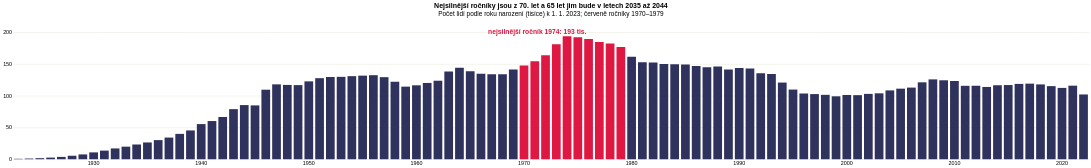

Write a Vega-Lite specification for this figure.
### Vega-Lite specification from a JSON file in a GitHub repository (floating-point values rounded to 4 significant figures)
{"$schema": "https://vega.github.io/schema/vega-lite/v5.json", "title": {"text": "Nejsilnější ročníky jsou z 70. let a 65 let jim bude v letech 2035 až 2044", "subtitle": "Počet lidí podle roku narození (tisíce) k 1. 1. 2023; červeně ročníky 1970–1979"}, "_source": "[Projekce obyvatelstva ČR 2023–2100, tabulka 1, ČSÚ](https://csu.gov.cz/produkty/projekce-obyvatelstva-ceske-republiky-2023-2100) · vlastní výpočet\nRok narození je odvozen z věku k 1. 1. 2023; lidé starší 99 let nejsou zahrnuti.", "height": 260, "data": {"values": [{"rocnik": 1923, "tis": 0.7, "skupina": "ostatní", "hlavicka": "Ročník 1923", "Lidí v lednu 2023": "1 tis.", "Dosáhne 65 let": "v roce 1988"}, {"rocnik": 1924, "tis": 1.1, "skupina": "ostatní", "hlavicka": "Ročník 1924", "Lidí v lednu 2023": "1 tis.", "Dosáhne 65 let": "v roce 1989"}, {"rocnik": 1925, "tis": 1.7, "skupina": "ostatní", "hlavicka": "Ročník 1925", "Lidí v lednu 2023": "2 tis.", "Dosáhne 65 let": "v roce 1990"}, {"rocnik": 1926, "tis": 2.6, "skupina": "ostatní", "hlavicka": "Ročník 1926", "Lidí v lednu 2023": "3 tis.", "Dosáhne 65 let": "v roce 1991"}, {"rocnik": 1927, "tis": 3.7, "skupina": "ostatní", "hlavicka": "Ročník 1927", "Lidí v lednu 2023": "4 tis.", "Dosáhne 65 let": "v roce 1992"}, {"rocnik": 1928, "tis": 5.5, "skupina": "ostatní", "hlavicka": "Ročník 1928", "Lidí v lednu 2023": "6 tis.", "Dosáhne 65 let": "v roce 1993"}, {"rocnik": 1929, "tis": 7.6, "skupina": "ostatní", "hlavicka": "Ročník 1929", "Lidí v lednu 2023": "8 tis.", "Dosáhne 65 let": "v roce 1994"}, {"rocnik": 1930, "tis": 10.8, "skupina": "ostatní", "hlavicka": "Ročník 1930", "Lidí v lednu 2023": "11 tis.", "Dosáhne 65 let": "v roce 1995"}, {"rocnik": 1931, "tis": 13.6, "skupina": "ostatní", "hlavicka": "Ročník 1931", "Lidí v lednu 2023": "14 tis.", "Dosáhne 65 let": "v roce 1996"}, {"rocnik": 1932, "tis": 17.0, "skupina": "ostatní", "hlavicka": "Ročník 1932", "Lidí v lednu 2023": "17 tis.", "Dosáhne 65 let": "v roce 1997"}, {"rocnik": 1933, "tis": 19.8, "skupina": "ostatní", "hlavicka": "Ročník 1933", "Lidí v lednu 2023": "20 tis.", "Dosáhne 65 let": "v roce 1998"}, {"rocnik": 1934, "tis": 23.2, "skupina": "ostatní", "hlavicka": "Ročník 1934", "Lidí v lednu 2023": "23 tis.", "Dosáhne 65 let": "v roce 1999"}, {"rocnik": 1935, "tis": 26.4, "skupina": "ostatní", "hlavicka": "Ročník 1935", "Lidí v lednu 2023": "26 tis.", "Dosáhne 65 let": "v roce 2000"}, {"rocnik": 1936, "tis": 30.1, "skupina": "ostatní", "hlavicka": "Ročník 1936", "Lidí v lednu 2023": "30 tis.", "Dosáhne 65 let": "v roce 2001"}, {"rocnik": 1937, "tis": 34.1, "skupina": "ostatní", "hlavicka": "Ročník 1937", "Lidí v lednu 2023": "34 tis.", "Dosáhne 65 let": "v roce 2002"}, {"rocnik": 1938, "tis": 39.9, "skupina": "ostatní", "hlavicka": "Ročník 1938", "Lidí v lednu 2023": "40 tis.", "Dosáhne 65 let": "v roce 2003"}, {"rocnik": 1939, "tis": 45.3, "skupina": "ostatní", "hlavicka": "Ročník 1939", "Lidí v lednu 2023": "45 tis.", "Dosáhne 65 let": "v roce 2004"}, {"rocnik": 1940, "tis": 55.3, "skupina": "ostatní", "hlavicka": "Ročník 1940", "Lidí v lednu 2023": "55 tis.", "Dosáhne 65 let": "v roce 2005"}, {"rocnik": 1941, "tis": 60.1, "skupina": "ostatní", "hlavicka": "Ročník 1941", "Lidí v lednu 2023": "60 tis.", "Dosáhne 65 let": "v roce 2006"}, {"rocnik": 1942, "tis": 66.5, "skupina": "ostatní", "hlavicka": "Ročník 1942", "Lidí v lednu 2023": "66 tis.", "Dosáhne 65 let": "v roce 2007"}, {"rocnik": 1943, "tis": 78.8, "skupina": "ostatní", "hlavicka": "Ročník 1943", "Lidí v lednu 2023": "79 tis.", "Dosáhne 65 let": "v roce 2008"}, {"rocnik": 1944, "tis": 85.2, "skupina": "ostatní", "hlavicka": "Ročník 1944", "Lidí v lednu 2023": "85 tis.", "Dosáhne 65 let": "v roce 2009"}, {"rocnik": 1945, "tis": 84.7, "skupina": "ostatní", "hlavicka": "Ročník 1945", "Lidí v lednu 2023": "85 tis.", "Dosáhne 65 let": "v roce 2010"}, {"rocnik": 1946, "tis": 109.4, "skupina": "ostatní", "hlavicka": "Ročník 1946", "Lidí v lednu 2023": "109 tis.", "Dosáhne 65 let": "v roce 2011"}, {"rocnik": 1947, "tis": 117.8, "skupina": "ostatní", "hlavicka": "Ročník 1947", "Lidí v lednu 2023": "118 tis.", "Dosáhne 65 let": "v roce 2012"}, {"rocnik": 1948, "tis": 116.9, "skupina": "ostatní", "hlavicka": "Ročník 1948", "Lidí v lednu 2023": "117 tis.", "Dosáhne 65 let": "v roce 2013"}, {"rocnik": 1949, "tis": 116.6, "skupina": "ostatní", "hlavicka": "Ročník 1949", "Lidí v lednu 2023": "117 tis.", "Dosáhne 65 let": "v roce 2014"}, {"rocnik": 1950, "tis": 122.5, "skupina": "ostatní", "hlavicka": "Ročník 1950", "Lidí v lednu 2023": "122 tis.", "Dosáhne 65 let": "v roce 2015"}, {"rocnik": 1951, "tis": 127.5, "skupina": "ostatní", "hlavicka": "Ročník 1951", "Lidí v lednu 2023": "127 tis.", "Dosáhne 65 let": "v roce 2016"}, {"rocnik": 1952, "tis": 129.4, "skupina": "ostatní", "hlavicka": "Ročník 1952", "Lidí v lednu 2023": "129 tis.", "Dosáhne 65 let": "v roce 2017"}, {"rocnik": 1953, "tis": 129.6, "skupina": "ostatní", "hlavicka": "Ročník 1953", "Lidí v lednu 2023": "130 tis.", "Dosáhne 65 let": "v roce 2018"}, {"rocnik": 1954, "tis": 130.7, "skupina": "ostatní", "hlavicka": "Ročník 1954", "Lidí v lednu 2023": "131 tis.", "Dosáhne 65 let": "v roce 2019"}, {"rocnik": 1955, "tis": 131.5, "skupina": "ostatní", "hlavicka": "Ročník 1955", "Lidí v lednu 2023": "132 tis.", "Dosáhne 65 let": "v roce 2020"}, {"rocnik": 1956, "tis": 132.2, "skupina": "ostatní", "hlavicka": "Ročník 1956", "Lidí v lednu 2023": "132 tis.", "Dosáhne 65 let": "v roce 2021"}, {"rocnik": 1957, "tis": 129.1, "skupina": "ostatní", "hlavicka": "Ročník 1957", "Lidí v lednu 2023": "129 tis.", "Dosáhne 65 let": "v roce 2022"}, {"rocnik": 1958, "tis": 121.9, "skupina": "ostatní", "hlavicka": "Ročník 1958", "Lidí v lednu 2023": "122 tis.", "Dosáhne 65 let": "v roce 2023"}, {"rocnik": 1959, "tis": 114.2, "skupina": "ostatní", "hlavicka": "Ročník 1959", "Lidí v lednu 2023": "114 tis.", "Dosáhne 65 let": "v roce 2024"}, {"rocnik": 1960, "tis": 116.3, "skupina": "ostatní", "hlavicka": "Ročník 1960", "Lidí v lednu 2023": "116 tis.", "Dosáhne 65 let": "v roce 2025"}, {"rocnik": 1961, "tis": 120.0, "skupina": "ostatní", "hlavicka": "Ročník 1961", "Lidí v lednu 2023": "120 tis.", "Dosáhne 65 let": "v roce 2026"}, {"rocnik": 1962, "tis": 123.5, "skupina": "ostatní", "hlavicka": "Ročník 1962", "Lidí v lednu 2023": "124 tis.", "Dosáhne 65 let": "v roce 2027"}, {"rocnik": 1963, "tis": 138.0, "skupina": "ostatní", "hlavicka": "Ročník 1963", "Lidí v lednu 2023": "138 tis.", "Dosáhne 65 let": "v roce 2028"}, {"rocnik": 1964, "tis": 143.8, "skupina": "ostatní", "hlavicka": "Ročník 1964", "Lidí v lednu 2023": "144 tis.", "Dosáhne 65 let": "v roce 2029"}, {"rocnik": 1965, "tis": 138.5, "skupina": "ostatní", "hlavicka": "Ročník 1965", "Lidí v lednu 2023": "138 tis.", "Dosáhne 65 let": "v roce 2030"}, {"rocnik": 1966, "tis": 134.4, "skupina": "ostatní", "hlavicka": "Ročník 1966", "Lidí v lednu 2023": "134 tis.", "Dosáhne 65 let": "v roce 2031"}, {"rocnik": 1967, "tis": 133.5, "skupina": "ostatní", "hlavicka": "Ročník 1967", "Lidí v lednu 2023": "133 tis.", "Dosáhne 65 let": "v roce 2032"}, {"rocnik": 1968, "tis": 133.7, "skupina": "ostatní", "hlavicka": "Ročník 1968", "Lidí v lednu 2023": "134 tis.", "Dosáhne 65 let": "v roce 2033"}, {"rocnik": 1969, "tis": 141.3, "skupina": "ostatní", "hlavicka": "Ročník 1969", "Lidí v lednu 2023": "141 tis.", "Dosáhne 65 let": "v roce 2034"}, {"rocnik": 1970, "tis": 147.5, "skupina": "70. léta", "hlavicka": "Ročník 1970", "Lidí v lednu 2023": "147 tis.", "Dosáhne 65 let": "v roce 2035"}, {"rocnik": 1971, "tis": 154.3, "skupina": "70. léta", "hlavicka": "Ročník 1971", "Lidí v lednu 2023": "154 tis.", "Dosáhne 65 let": "v roce 2036"}, {"rocnik": 1972, "tis": 163.6, "skupina": "70. léta", "hlavicka": "Ročník 1972", "Lidí v lednu 2023": "164 tis.", "Dosáhne 65 let": "v roce 2037"}, {"rocnik": 1973, "tis": 181.0, "skupina": "70. léta", "hlavicka": "Ročník 1973", "Lidí v lednu 2023": "181 tis.", "Dosáhne 65 let": "v roce 2038"}, {"rocnik": 1974, "tis": 193.4, "skupina": "70. léta", "hlavicka": "Ročník 1974", "Lidí v lednu 2023": "193 tis.", "Dosáhne 65 let": "v roce 2039"}, {"rocnik": 1975, "tis": 191.9, "skupina": "70. léta", "hlavicka": "Ročník 1975", "Lidí v lednu 2023": "192 tis.", "Dosáhne 65 let": "v roce 2040"}, {"rocnik": 1976, "tis": 189.0, "skupina": "70. léta", "hlavicka": "Ročník 1976", "Lidí v lednu 2023": "189 tis.", "Dosáhne 65 let": "v roce 2041"}, {"rocnik": 1977, "tis": 184.4, "skupina": "70. léta", "hlavicka": "Ročník 1977", "Lidí v lednu 2023": "184 tis.", "Dosáhne 65 let": "v roce 2042"}, {"rocnik": 1978, "tis": 182.0, "skupina": "70. léta", "hlavicka": "Ročník 1978", "Lidí v lednu 2023": "182 tis.", "Dosáhne 65 let": "v roce 2043"}, {"rocnik": 1979, "tis": 176.6, "skupina": "70. léta", "hlavicka": "Ročník 1979", "Lidí v lednu 2023": "177 tis.", "Dosáhne 65 let": "v roce 2044"}, {"rocnik": 1980, "tis": 161.1, "skupina": "ostatní", "hlavicka": "Ročník 1980", "Lidí v lednu 2023": "161 tis.", "Dosáhne 65 let": "v roce 2045"}, {"rocnik": 1981, "tis": 152.7, "skupina": "ostatní", "hlavicka": "Ročník 1981", "Lidí v lednu 2023": "153 tis.", "Dosáhne 65 let": "v roce 2046"}, {"rocnik": 1982, "tis": 152.1, "skupina": "ostatní", "hlavicka": "Ročník 1982", "Lidí v lednu 2023": "152 tis.", "Dosáhne 65 let": "v roce 2047"}, {"rocnik": 1983, "tis": 149.9, "skupina": "ostatní", "hlavicka": "Ročník 1983", "Lidí v lednu 2023": "150 tis.", "Dosáhne 65 let": "v roce 2048"}, {"rocnik": 1984, "tis": 149.5, "skupina": "ostatní", "hlavicka": "Ročník 1984", "Lidí v lednu 2023": "149 tis.", "Dosáhne 65 let": "v roce 2049"}, {"rocnik": 1985, "tis": 149.0, "skupina": "ostatní", "hlavicka": "Ročník 1985", "Lidí v lednu 2023": "149 tis.", "Dosáhne 65 let": "v roce 2050"}, {"rocnik": 1986, "tis": 146.6, "skupina": "ostatní", "hlavicka": "Ročník 1986", "Lidí v lednu 2023": "147 tis.", "Dosáhne 65 let": "v roce 2051"}, {"rocnik": 1987, "tis": 144.5, "skupina": "ostatní", "hlavicka": "Ročník 1987", "Lidí v lednu 2023": "144 tis.", "Dosáhne 65 let": "v roce 2052"}, {"rocnik": 1988, "tis": 146.0, "skupina": "ostatní", "hlavicka": "Ročník 1988", "Lidí v lednu 2023": "146 tis.", "Dosáhne 65 let": "v roce 2053"}, {"rocnik": 1989, "tis": 141.3, "skupina": "ostatní", "hlavicka": "Ročník 1989", "Lidí v lednu 2023": "141 tis.", "Dosáhne 65 let": "v roce 2054"}, {"rocnik": 1990, "tis": 143.4, "skupina": "ostatní", "hlavicka": "Ročník 1990", "Lidí v lednu 2023": "143 tis.", "Dosáhne 65 let": "v roce 2055"}, {"rocnik": 1991, "tis": 142.8, "skupina": "ostatní", "hlavicka": "Ročník 1991", "Lidí v lednu 2023": "143 tis.", "Dosáhne 65 let": "v roce 2056"}, {"rocnik": 1992, "tis": 135.3, "skupina": "ostatní", "hlavicka": "Ročník 1992", "Lidí v lednu 2023": "135 tis.", "Dosáhne 65 let": "v roce 2057"}, {"rocnik": 1993, "tis": 134.2, "skupina": "ostatní", "hlavicka": "Ročník 1993", "Lidí v lednu 2023": "134 tis.", "Dosáhne 65 let": "v roce 2058"}, {"rocnik": 1994, "tis": 120.6, "skupina": "ostatní", "hlavicka": "Ročník 1994", "Lidí v lednu 2023": "121 tis.", "Dosáhne 65 let": "v roce 2059"}, {"rocnik": 1995, "tis": 109.6, "skupina": "ostatní", "hlavicka": "Ročník 1995", "Lidí v lednu 2023": "110 tis.", "Dosáhne 65 let": "v roce 2060"}, {"rocnik": 1996, "tis": 103.4, "skupina": "ostatní", "hlavicka": "Ročník 1996", "Lidí v lednu 2023": "103 tis.", "Dosáhne 65 let": "v roce 2061"}, {"rocnik": 1997, "tis": 102.5, "skupina": "ostatní", "hlavicka": "Ročník 1997", "Lidí v lednu 2023": "103 tis.", "Dosáhne 65 let": "v roce 2062"}, {"rocnik": 1998, "tis": 101.3, "skupina": "ostatní", "hlavicka": "Ročník 1998", "Lidí v lednu 2023": "101 tis.", "Dosáhne 65 let": "v roce 2063"}, {"rocnik": 1999, "tis": 99.0, "skupina": "ostatní", "hlavicka": "Ročník 1999", "Lidí v lednu 2023": "99 tis.", "Dosáhne 65 let": "v roce 2064"}, {"rocnik": 2000, "tis": 101.1, "skupina": "ostatní", "hlavicka": "Ročník 2000", "Lidí v lednu 2023": "101 tis.", "Dosáhne 65 let": "v roce 2065"}, {"rocnik": 2001, "tis": 100.8, "skupina": "ostatní", "hlavicka": "Ročník 2001", "Lidí v lednu 2023": "101 tis.", "Dosáhne 65 let": "v roce 2066"}, {"rocnik": 2002, "tis": 102.8, "skupina": "ostatní", "hlavicka": "Ročník 2002", "Lidí v lednu 2023": "103 tis.", "Dosáhne 65 let": "v roce 2067"}, {"rocnik": 2003, "tis": 103.7, "skupina": "ostatní", "hlavicka": "Ročník 2003", "Lidí v lednu 2023": "104 tis.", "Dosáhne 65 let": "v roce 2068"}, {"rocnik": 2004, "tis": 108.3, "skupina": "ostatní", "hlavicka": "Ročník 2004", "Lidí v lednu 2023": "108 tis.", "Dosáhne 65 let": "v roce 2069"}, {"rocnik": 2005, "tis": 111.0, "skupina": "ostatní", "hlavicka": "Ročník 2005", "Lidí v lednu 2023": "111 tis.", "Dosáhne 65 let": "v roce 2070"}, {"rocnik": 2006, "tis": 112.7, "skupina": "ostatní", "hlavicka": "Ročník 2006", "Lidí v lednu 2023": "113 tis.", "Dosáhne 65 let": "v roce 2071"}, {"rocnik": 2007, "tis": 121.0, "skupina": "ostatní", "hlavicka": "Ročník 2007", "Lidí v lednu 2023": "121 tis.", "Dosáhne 65 let": "v roce 2072"}, {"rocnik": 2008, "tis": 125.6, "skupina": "ostatní", "hlavicka": "Ročník 2008", "Lidí v lednu 2023": "126 tis.", "Dosáhne 65 let": "v roce 2073"}, {"rocnik": 2009, "tis": 124.2, "skupina": "ostatní", "hlavicka": "Ročník 2009", "Lidí v lednu 2023": "124 tis.", "Dosáhne 65 let": "v roce 2074"}, {"rocnik": 2010, "tis": 123.1, "skupina": "ostatní", "hlavicka": "Ročník 2010", "Lidí v lednu 2023": "123 tis.", "Dosáhne 65 let": "v roce 2075"}, {"rocnik": 2011, "tis": 115.5, "skupina": "ostatní", "hlavicka": "Ročník 2011", "Lidí v lednu 2023": "115 tis.", "Dosáhne 65 let": "v roce 2076"}, {"rocnik": 2012, "tis": 115.6, "skupina": "ostatní", "hlavicka": "Ročník 2012", "Lidí v lednu 2023": "116 tis.", "Dosáhne 65 let": "v roce 2077"}, {"rocnik": 2013, "tis": 113.7, "skupina": "ostatní", "hlavicka": "Ročník 2013", "Lidí v lednu 2023": "114 tis.", "Dosáhne 65 let": "v roce 2078"}, {"rocnik": 2014, "tis": 116.4, "skupina": "ostatní", "hlavicka": "Ročník 2014", "Lidí v lednu 2023": "116 tis.", "Dosáhne 65 let": "v roce 2079"}, {"rocnik": 2015, "tis": 116.7, "skupina": "ostatní", "hlavicka": "Ročník 2015", "Lidí v lednu 2023": "117 tis.", "Dosáhne 65 let": "v roce 2080"}, {"rocnik": 2016, "tis": 118.5, "skupina": "ostatní", "hlavicka": "Ročník 2016", "Lidí v lednu 2023": "119 tis.", "Dosáhne 65 let": "v roce 2081"}, {"rocnik": 2017, "tis": 118.9, "skupina": "ostatní", "hlavicka": "Ročník 2017", "Lidí v lednu 2023": "119 tis.", "Dosáhne 65 let": "v roce 2082"}, {"rocnik": 2018, "tis": 117.7, "skupina": "ostatní", "hlavicka": "Ročník 2018", "Lidí v lednu 2023": "118 tis.", "Dosáhne 65 let": "v roce 2083"}, {"rocnik": 2019, "tis": 115.0, "skupina": "ostatní", "hlavicka": "Ročník 2019", "Lidí v lednu 2023": "115 tis.", "Dosáhne 65 let": "v roce 2084"}, {"rocnik": 2020, "tis": 112.2, "skupina": "ostatní", "hlavicka": "Ročník 2020", "Lidí v lednu 2023": "112 tis.", "Dosáhne 65 let": "v roce 2085"}, {"rocnik": 2021, "tis": 115.7, "skupina": "ostatní", "hlavicka": "Ročník 2021", "Lidí v lednu 2023": "116 tis.", "Dosáhne 65 let": "v roce 2086"}, {"rocnik": 2022, "tis": 101.9, "skupina": "ostatní", "hlavicka": "Ročník 2022", "Lidí v lednu 2023": "102 tis.", "Dosáhne 65 let": "v roce 2087"}]}, "layer": [{"mark": {"type": "bar", "width": {"band": 0.9}}, "encoding": {"x": {"field": "rocnik", "type": "ordinal", "title": null, "sort": [1923, 1924, 1925, 1926, 1927, 1928, 1929, 1930, 1931, 1932, 1933, 1934, 1935, 1936, 1937, 1938, 1939, 1940, 1941, 1942, 1943, 1944, 1945, 1946, 1947, 1948, 1949, 1950, 1951, 1952, 1953, 1954, 1955, 1956, 1957, 1958, 1959, 1960, 1961, 1962, 1963, 1964, 1965, 1966, 1967, 1968, 1969, 1970, 1971, 1972, 1973, 1974, 1975, 1976, 1977, 1978, 1979, 1980, 1981, 1982, 1983, 1984, 1985, 1986, 1987, 1988, 1989, 1990, 1991, 1992, 1993, 1994, 1995, 1996, 1997, 1998, 1999, 2000, 2001, 2002, 2003, 2004, 2005, 2006, 2007, 2008, 2009, 2010, 2011, 2012, 2013, 2014, 2015, 2016, 2017, 2018, 2019, 2020, 2021, 2022], "axis": {"values": [1930, 1940, 1950, 1960, 1970, 1980, 1990, 2000, 2010, 2020], "labelAngle": 0, "grid": false, "domain": false, "ticks": false}}, "y": {"field": "tis", "type": "quantitative", "title": null, "scale": {"domain": [0, 215]}, "axis": {"values": [0, 50, 100, 150, 200], "grid": true, "gridColor": "#e8e8dc", "domain": false, "ticks": false}}, "color": {"field": "skupina", "type": "nominal", "scale": {"domain": ["70. léta", "ostatní"], "range": ["#de1743", "#2f325c"]}, "legend": null}}}, {"data": {"values": [{"rocnik": 1974, "tis": 193.4, "skupina": "70. léta", "hlavicka": "Ročník 1974", "Lidí v lednu 2023": "193 tis.", "Dosáhne 65 let": "v roce 2039", "t": "nejsilnější ročník 1974: 193 tis."}]}, "mark": {"type": "text", "dy": -9, "fontSize": 12.5, "fontWeight": "bold", "color": "#de1743", "align": "right", "dx": 36}, "encoding": {"x": {"field": "rocnik", "type": "ordinal", "title": null, "sort": [1923, 1924, 1925, 1926, 1927, 1928, 1929, 1930, 1931, 1932, 1933, 1934, 1935, 1936, 1937, 1938, 1939, 1940, 1941, 1942, 1943, 1944, 1945, 1946, 1947, 1948, 1949, 1950, 1951, 1952, 1953, 1954, 1955, 1956, 1957, 1958, 1959, 1960, 1961, 1962, 1963, 1964, 1965, 1966, 1967, 1968, 1969, 1970, 1971, 1972, 1973, 1974, 1975, 1976, 1977, 1978, 1979, 1980, 1981, 1982, 1983, 1984, 1985, 1986, 1987, 1988, 1989, 1990, 1991, 1992, 1993, 1994, 1995, 1996, 1997, 1998, 1999, 2000, 2001, 2002, 2003, 2004, 2005, 2006, 2007, 2008, 2009, 2010, 2011, 2012, 2013, 2014, 2015, 2016, 2017, 2018, 2019, 2020, 2021, 2022], "axis": {"values": [1930, 1940, 1950, 1960, 1970, 1980, 1990, 2000, 2010, 2020], "labelAngle": 0, "grid": false, "domain": false, "ticks": false}}, "y": {"field": "tis", "type": "quantitative", "title": null, "scale": {"domain": [0, 215]}, "axis": {"values": [0, 50, 100, 150, 200], "grid": true, "gridColor": "#e8e8dc", "domain": false, "ticks": false}}, "text": {"field": "t"}}}, {"mark": {"type": "rect", "fill": "#bcbcb0", "cursor": "default"}, "encoding": {"x": {"field": "rocnik", "type": "ordinal", "title": null, "sort": [1923, 1924, 1925, 1926, 1927, 1928, 1929, 1930, 1931, 1932, 1933, 1934, 1935, 1936, 1937, 1938, 1939, 1940, 1941, 1942, 1943, 1944, 1945, 1946, 1947, 1948, 1949, 1950, 1951, 1952, 1953, 1954, 1955, 1956, 1957, 1958, 1959, 1960, 1961, 1962, 1963, 1964, 1965, 1966, 1967, 1968, 1969, 1970, 1971, 1972, 1973, 1974, 1975, 1976, 1977, 1978, 1979, 1980, 1981, 1982, 1983, 1984, 1985, 1986, 1987, 1988, 1989, 1990, 1991, 1992, 1993, 1994, 1995, 1996, 1997, 1998, 1999, 2000, 2001, 2002, 2003, 2004, 2005, 2006, 2007, 2008, 2009, 2010, 2011, 2012, 2013, 2014, 2015, 2016, 2017, 2018, 2019, 2020, 2021, 2022], "axis": {"values": [1930, 1940, 1950, 1960, 1970, 1980, 1990, 2000, 2010, 2020], "labelAngle": 0, "grid": false, "domain": false, "ticks": false}}, "y": {"datum": 0}, "y2": {"datum": 215}, "fillOpacity": {"value": 0}, "tooltip": [{"field": "hlavicka", "title": "hlavicka"}, {"field": "Lidí v lednu 2023", "title": "Lidí v lednu 2023"}, {"field": "Dosáhne 65 let", "title": "Dosáhne 65 let"}]}}], "config": {"view": {"stroke": null}}}
